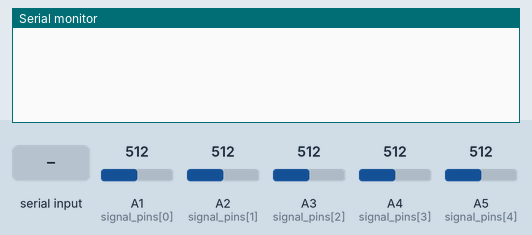
This sketch was run on a simulated Arduino Uno, built with avr-gcc and run on an emulated ATmega328P. Shown: the last lines printed to the serial monitor. Inputs (shaded band) come from the test bench; at power-on: A1 (signal_pins[0]) = 512, A2 (signal_pins[1]) = 512, A3 (signal_pins[2]) = 512, A4 (signal_pins[3]) = 512, A5 (signal_pins[4]) = 512.

Above: at 1.2 s.
1.3 s: "rb" received over Serial
At 3.1 s:
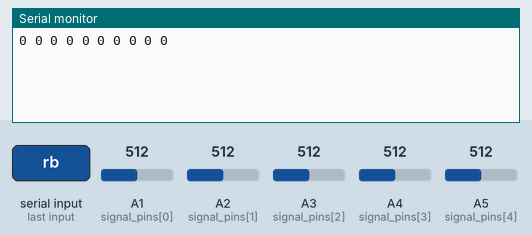
3.8 s: "echo" received over Serial
At 6.2 s:
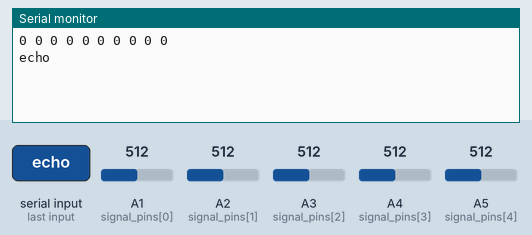

Measured:
- after the input at 1.3 s, the serial monitor: prints a new line after 1.0 s (image 1)
- after the input at 3.8 s, the serial monitor: prints a new line after 1.0 s (image 2)

The sketch:

grid_polling.ino
```cpp
#include "Wire.h"

const int power_pins[2] = {2, 3};
const int signal_pins[5] = {A1, A2, A3, A4, A5};

const int n_cols = 2;
const int n_rows = 5;

String board[64] = {};

void setup() {
  for(int i = 0; i != 2; i++){
    pinMode(power_pins[i], OUTPUT);
  }

  for(int i = 0; i != 5; i++){
    pinMode(signal_pins[i], INPUT);
  }
  Wire.begin();
  Serial.begin(9600);
}

String command;
int active_column = 0;
void loop() {
  if(Serial.available()){
    // read incoming command
    command = Serial.readString();
    if(command.startsWith("rb")){
      // read the sensors and write the readings
      CheckBoard();
    }
    else if(command.startsWith("echo")){
      // write echo (used for serial warm up)
      Serial.println("echo");
    }
    else if(command.startsWith("sb")){
      // send light changes to the light handler
      String changes = command.substring(3);

     // parse data into CharArray
      char * buf;
      buf = (char *)malloc(changes.length()+1);
      changes.toCharArray(buf, changes.length()+1);


       // transmit to device #4
      Wire.beginTransmission(4);
      Wire.write(buf);
      Wire.endTransmission();
    }

    command = "";
  }

  delay(100);
}

void CheckBoard(){
  String out = "";
  for(int i = 0; i != n_cols; i++){
    // give power to one column
    SetColumnPower(i);

    // read data from each sensor in the column
    for(int i = 0; i != n_rows; i++){
      out += String(analogRead(signal_pins[i]) < 100) + " ";
    }
    SetColumnPower(-1);
  }
  Serial.println(out);
}

void SetColumnPower(int col){
  for(int i = 0; i != n_cols; i++){
    digitalWrite(power_pins[i], i == col ? HIGH : LOW);
  }
}
```
